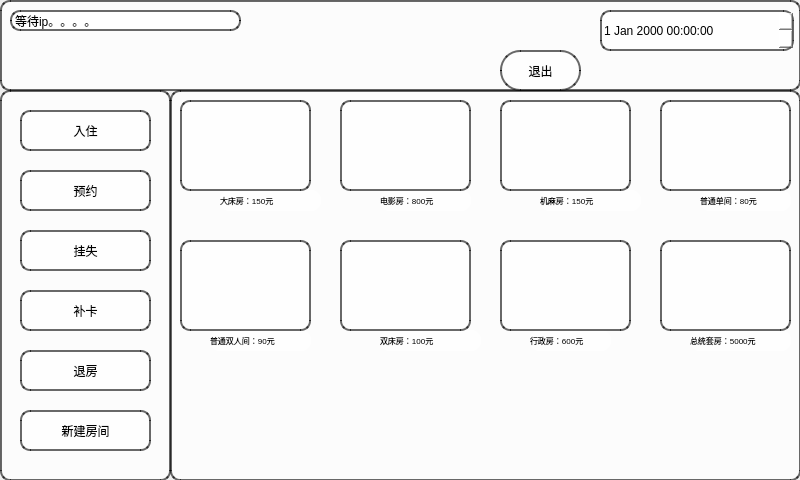
<?xml version="1.0" encoding="UTF-8"?>
<ui version="4.0">
 <class>MainWindow</class>
 <widget class="QMainWindow" name="MainWindow">
  <property name="geometry">
   <rect>
    <x>0</x>
    <y>0</y>
    <width>800</width>
    <height>480</height>
   </rect>
  </property>
  <property name="windowTitle">
   <string>MainWindow</string>
  </property>
  <widget class="QWidget" name="centralwidget">
   <widget class="QWidget" name="widget_5" native="true">
    <property name="geometry">
     <rect>
      <x>0</x>
      <y>0</y>
      <width>801</width>
      <height>481</height>
     </rect>
    </property>
    <widget class="QWidget" name="widget" native="true">
     <property name="geometry">
      <rect>
       <x>0</x>
       <y>0</y>
       <width>801</width>
       <height>91</height>
      </rect>
     </property>
     <property name="styleSheet">
      <string notr="true">border: 2px solid rgba(0, 0, 0, 150); /* 黑色边框，150为不透明度 */
    background-color: rgba(255, 255, 255, 200); /* 白色背景，200为不透明度 */
    border-radius: 10px; /* 圆角边框 */</string>
     </property>
     <widget class="QDateTimeEdit" name="dateTimeEdit">
      <property name="geometry">
       <rect>
        <x>600</x>
        <y>10</y>
        <width>194</width>
        <height>41</height>
       </rect>
      </property>
     </widget>
     <widget class="QPushButton" name="pushButton">
      <property name="geometry">
       <rect>
        <x>500</x>
        <y>50</y>
        <width>81</width>
        <height>41</height>
       </rect>
      </property>
      <property name="styleSheet">
       <string notr="true">border: 2px solid rgba(0, 0, 0, 150); /* 黑色边框，150为不透明度 */
    background-color: rgba(255, 255, 255, 200); /* 白色背景，200为不透明度 */
    border-radius: 20px; /* 圆角边框 */</string>
      </property>
      <property name="text">
       <string>退出</string>
      </property>
     </widget>
     <widget class="QLabel" name="ip_address">
      <property name="geometry">
       <rect>
        <x>10</x>
        <y>10</y>
        <width>231</width>
        <height>21</height>
       </rect>
      </property>
      <property name="text">
       <string>等待ip。。。。</string>
      </property>
     </widget>
    </widget>
    <widget class="QWidget" name="widget_2" native="true">
     <property name="geometry">
      <rect>
       <x>170</x>
       <y>90</y>
       <width>631</width>
       <height>391</height>
      </rect>
     </property>
     <property name="styleSheet">
      <string notr="true">border: 2px solid rgba(0, 0, 0, 150); /* 黑色边框，150为不透明度 */
    background-color: rgba(255, 255, 255, 200); /* 白色背景，200为不透明度 */
    border-radius: 10px; /* 圆角边框 */</string>
     </property>
     <widget class="QLabel" name="label">
      <property name="geometry">
       <rect>
        <x>50</x>
        <y>100</y>
        <width>101</width>
        <height>21</height>
       </rect>
      </property>
      <property name="font">
       <font>
        <pointsize>6</pointsize>
       </font>
      </property>
      <property name="styleSheet">
       <string notr="true">border: 0px solid rgba(0, 0, 0, 150); /* 黑色边框，150为不透明度 */
    background-color: rgba(255, 255, 255, 200); /* 白色背景，200为不透明度 */
    border-radius: 10px; /* 圆角边框 */</string>
      </property>
      <property name="text">
       <string>大床房：150元</string>
      </property>
     </widget>
     <widget class="QLabel" name="label_2">
      <property name="geometry">
       <rect>
        <x>10</x>
        <y>10</y>
        <width>131</width>
        <height>91</height>
       </rect>
      </property>
      <property name="text">
       <string>&lt;html&gt;&lt;head/&gt;&lt;body&gt;&lt;p&gt;&lt;img src=&quot;:/dcf.jpg&quot;/&gt;&lt;/p&gt;&lt;/body&gt;&lt;/html&gt;</string>
      </property>
      <property name="textInteractionFlags">
       <set>Qt::LinksAccessibleByKeyboard|Qt::LinksAccessibleByMouse|Qt::TextBrowserInteraction|Qt::TextEditable|Qt::TextEditorInteraction|Qt::TextSelectableByKeyboard|Qt::TextSelectableByMouse</set>
      </property>
     </widget>
     <widget class="QLabel" name="label_3">
      <property name="geometry">
       <rect>
        <x>210</x>
        <y>100</y>
        <width>91</width>
        <height>21</height>
       </rect>
      </property>
      <property name="font">
       <font>
        <pointsize>6</pointsize>
       </font>
      </property>
      <property name="styleSheet">
       <string notr="true">border: 0px solid rgba(0, 0, 0, 150); /* 黑色边框，150为不透明度 */
    background-color: rgba(255, 255, 255, 200); /* 白色背景，200为不透明度 */
    border-radius: 10px; /* 圆角边框 */</string>
      </property>
      <property name="text">
       <string>&lt;html&gt;&lt;head/&gt;&lt;body&gt;&lt;p&gt;电影房：800元&lt;/p&gt;&lt;/body&gt;&lt;/html&gt;</string>
      </property>
     </widget>
     <widget class="QLabel" name="label_4">
      <property name="geometry">
       <rect>
        <x>170</x>
        <y>10</y>
        <width>131</width>
        <height>91</height>
       </rect>
      </property>
      <property name="text">
       <string>&lt;html&gt;&lt;head/&gt;&lt;body&gt;&lt;p&gt;&lt;img src=&quot;:/dyf.jpg&quot;/&gt;&lt;/p&gt;&lt;/body&gt;&lt;/html&gt;</string>
      </property>
     </widget>
     <widget class="QLabel" name="label_5">
      <property name="geometry">
       <rect>
        <x>370</x>
        <y>100</y>
        <width>101</width>
        <height>21</height>
       </rect>
      </property>
      <property name="font">
       <font>
        <pointsize>6</pointsize>
       </font>
      </property>
      <property name="styleSheet">
       <string notr="true">border: 0px solid rgba(0, 0, 0, 150); /* 黑色边框，150为不透明度 */
    background-color: rgba(255, 255, 255, 200); /* 白色背景，200为不透明度 */
    border-radius: 10px; /* 圆角边框 */</string>
      </property>
      <property name="text">
       <string>机麻房：150元</string>
      </property>
     </widget>
     <widget class="QLabel" name="label_6">
      <property name="geometry">
       <rect>
        <x>330</x>
        <y>10</y>
        <width>131</width>
        <height>91</height>
       </rect>
      </property>
      <property name="text">
       <string>&lt;html&gt;&lt;head/&gt;&lt;body&gt;&lt;p&gt;&lt;img src=&quot;:/jmf.jpg&quot;/&gt;&lt;/p&gt;&lt;/body&gt;&lt;/html&gt;</string>
      </property>
     </widget>
     <widget class="QLabel" name="label_7">
      <property name="geometry">
       <rect>
        <x>530</x>
        <y>100</y>
        <width>91</width>
        <height>21</height>
       </rect>
      </property>
      <property name="font">
       <font>
        <pointsize>6</pointsize>
       </font>
      </property>
      <property name="styleSheet">
       <string notr="true">border: 0px solid rgba(0, 0, 0, 150); /* 黑色边框，150为不透明度 */
    background-color: rgba(255, 255, 255, 200); /* 白色背景，200为不透明度 */
    border-radius: 10px; /* 圆角边框 */</string>
      </property>
      <property name="text">
       <string>普通单间：80元</string>
      </property>
     </widget>
     <widget class="QLabel" name="label_8">
      <property name="geometry">
       <rect>
        <x>490</x>
        <y>10</y>
        <width>131</width>
        <height>91</height>
       </rect>
      </property>
      <property name="text">
       <string>&lt;html&gt;&lt;head/&gt;&lt;body&gt;&lt;p&gt;&lt;img src=&quot;:/pd.jpg&quot;/&gt;&lt;/p&gt;&lt;/body&gt;&lt;/html&gt;</string>
      </property>
     </widget>
     <widget class="QLabel" name="label_9">
      <property name="geometry">
       <rect>
        <x>40</x>
        <y>240</y>
        <width>101</width>
        <height>21</height>
       </rect>
      </property>
      <property name="font">
       <font>
        <pointsize>6</pointsize>
       </font>
      </property>
      <property name="styleSheet">
       <string notr="true">border: 0px solid rgba(0, 0, 0, 150); /* 黑色边框，150为不透明度 */
    background-color: rgba(255, 255, 255, 200); /* 白色背景，200为不透明度 */
    border-radius: 10px; /* 圆角边框 */</string>
      </property>
      <property name="text">
       <string>普通双人间：90元</string>
      </property>
     </widget>
     <widget class="QLabel" name="label_10">
      <property name="geometry">
       <rect>
        <x>10</x>
        <y>150</y>
        <width>131</width>
        <height>91</height>
       </rect>
      </property>
      <property name="text">
       <string>&lt;html&gt;&lt;head/&gt;&lt;body&gt;&lt;p&gt;&lt;img src=&quot;:/ps.jpg&quot;/&gt;&lt;/p&gt;&lt;/body&gt;&lt;/html&gt;</string>
      </property>
     </widget>
     <widget class="QLabel" name="label_11">
      <property name="geometry">
       <rect>
        <x>210</x>
        <y>240</y>
        <width>101</width>
        <height>21</height>
       </rect>
      </property>
      <property name="font">
       <font>
        <pointsize>6</pointsize>
       </font>
      </property>
      <property name="styleSheet">
       <string notr="true">border: 0px solid rgba(0, 0, 0, 150); /* 黑色边框，150为不透明度 */
    background-color: rgba(255, 255, 255, 200); /* 白色背景，200为不透明度 */
    border-radius: 10px; /* 圆角边框 */</string>
      </property>
      <property name="text">
       <string>双床房：100元</string>
      </property>
     </widget>
     <widget class="QLabel" name="label_12">
      <property name="geometry">
       <rect>
        <x>170</x>
        <y>150</y>
        <width>131</width>
        <height>91</height>
       </rect>
      </property>
      <property name="text">
       <string>&lt;html&gt;&lt;head/&gt;&lt;body&gt;&lt;p&gt;&lt;img src=&quot;:/scf.jpg&quot;/&gt;&lt;/p&gt;&lt;/body&gt;&lt;/html&gt;</string>
      </property>
     </widget>
     <widget class="QLabel" name="label_13">
      <property name="geometry">
       <rect>
        <x>360</x>
        <y>240</y>
        <width>81</width>
        <height>21</height>
       </rect>
      </property>
      <property name="font">
       <font>
        <pointsize>6</pointsize>
       </font>
      </property>
      <property name="styleSheet">
       <string notr="true">border: 0px solid rgba(0, 0, 0, 150); /* 黑色边框，150为不透明度 */
    background-color: rgba(255, 255, 255, 200); /* 白色背景，200为不透明度 */
    border-radius: 10px; /* 圆角边框 */</string>
      </property>
      <property name="text">
       <string>行政房：600元</string>
      </property>
     </widget>
     <widget class="QLabel" name="label_14">
      <property name="geometry">
       <rect>
        <x>330</x>
        <y>150</y>
        <width>131</width>
        <height>91</height>
       </rect>
      </property>
      <property name="text">
       <string>&lt;html&gt;&lt;head/&gt;&lt;body&gt;&lt;p&gt;&lt;img src=&quot;:/xzf.jpg&quot;/&gt;&lt;/p&gt;&lt;/body&gt;&lt;/html&gt;</string>
      </property>
     </widget>
     <widget class="QLabel" name="label_15">
      <property name="geometry">
       <rect>
        <x>520</x>
        <y>240</y>
        <width>101</width>
        <height>21</height>
       </rect>
      </property>
      <property name="font">
       <font>
        <pointsize>6</pointsize>
       </font>
      </property>
      <property name="styleSheet">
       <string notr="true">border: 0px solid rgba(0, 0, 0, 150); /* 黑色边框，150为不透明度 */
    background-color: rgba(255, 255, 255, 200); /* 白色背景，200为不透明度 */
    border-radius: 10px; /* 圆角边框 */</string>
      </property>
      <property name="text">
       <string>总统套房：5000元</string>
      </property>
     </widget>
     <widget class="QLabel" name="label_16">
      <property name="geometry">
       <rect>
        <x>490</x>
        <y>150</y>
        <width>131</width>
        <height>91</height>
       </rect>
      </property>
      <property name="text">
       <string>&lt;html&gt;&lt;head/&gt;&lt;body&gt;&lt;p&gt;&lt;img src=&quot;:/zttf.jpg&quot;/&gt;&lt;/p&gt;&lt;/body&gt;&lt;/html&gt;</string>
      </property>
     </widget>
     <widget class="QPushButton" name="available_bigroom">
      <property name="enabled">
       <bool>true</bool>
      </property>
      <property name="geometry">
       <rect>
        <x>10</x>
        <y>10</y>
        <width>131</width>
        <height>91</height>
       </rect>
      </property>
      <property name="styleSheet">
       <string notr="true">border: 0px solid rgba(0, 0, 0, 150); /* 黑色边框，150为不透明度 */
    background-color: rgba(255, 255, 255, 0); /* 白色背景，200为不透明度 */
    border-radius: 20px; /* 圆角边框 */</string>
      </property>
      <property name="text">
       <string/>
      </property>
     </widget>
     <widget class="QPushButton" name="available_tvroom">
      <property name="enabled">
       <bool>true</bool>
      </property>
      <property name="geometry">
       <rect>
        <x>170</x>
        <y>10</y>
        <width>131</width>
        <height>91</height>
       </rect>
      </property>
      <property name="styleSheet">
       <string notr="true">border: 0px solid rgba(0, 0, 0, 150); /* 黑色边框，150为不透明度 */
    background-color: rgba(255, 255, 255, 0); /* 白色背景，200为不透明度 */
    border-radius: 20px; /* 圆角边框 */</string>
      </property>
      <property name="text">
       <string/>
      </property>
     </widget>
     <widget class="QPushButton" name="available_jimafang">
      <property name="enabled">
       <bool>true</bool>
      </property>
      <property name="geometry">
       <rect>
        <x>330</x>
        <y>10</y>
        <width>131</width>
        <height>91</height>
       </rect>
      </property>
      <property name="styleSheet">
       <string notr="true">border: 0px solid rgba(0, 0, 0, 150); /* 黑色边框，150为不透明度 */
    background-color: rgba(255, 255, 255, 0); /* 白色背景，200为不透明度 */
    border-radius: 20px; /* 圆角边框 */</string>
      </property>
      <property name="text">
       <string/>
      </property>
     </widget>
     <widget class="QPushButton" name="available_one">
      <property name="enabled">
       <bool>true</bool>
      </property>
      <property name="geometry">
       <rect>
        <x>490</x>
        <y>10</y>
        <width>131</width>
        <height>91</height>
       </rect>
      </property>
      <property name="styleSheet">
       <string notr="true">border: 0px solid rgba(0, 0, 0, 150); /* 黑色边框，150为不透明度 */
    background-color: rgba(255, 255, 255, 0); /* 白色背景，200为不透明度 */
    border-radius: 20px; /* 圆角边框 */</string>
      </property>
      <property name="text">
       <string/>
      </property>
     </widget>
     <widget class="QPushButton" name="available_double">
      <property name="enabled">
       <bool>true</bool>
      </property>
      <property name="geometry">
       <rect>
        <x>10</x>
        <y>150</y>
        <width>131</width>
        <height>91</height>
       </rect>
      </property>
      <property name="styleSheet">
       <string notr="true">border: 0px solid rgba(0, 0, 0, 150); /* 黑色边框，150为不透明度 */
    background-color: rgba(255, 255, 255, 0); /* 白色背景，200为不透明度 */
    border-radius: 20px; /* 圆角边框 */</string>
      </property>
      <property name="text">
       <string/>
      </property>
     </widget>
     <widget class="QPushButton" name="available_rowbedroom">
      <property name="enabled">
       <bool>true</bool>
      </property>
      <property name="geometry">
       <rect>
        <x>170</x>
        <y>150</y>
        <width>131</width>
        <height>91</height>
       </rect>
      </property>
      <property name="styleSheet">
       <string notr="true">border: 0px solid rgba(0, 0, 0, 150); /* 黑色边框，150为不透明度 */
    background-color: rgba(255, 255, 255, 0); /* 白色背景，200为不透明度 */
    border-radius: 20px; /* 圆角边框 */</string>
      </property>
      <property name="text">
       <string/>
      </property>
     </widget>
     <widget class="QPushButton" name="available_xingzhengfang">
      <property name="enabled">
       <bool>true</bool>
      </property>
      <property name="geometry">
       <rect>
        <x>330</x>
        <y>150</y>
        <width>131</width>
        <height>91</height>
       </rect>
      </property>
      <property name="styleSheet">
       <string notr="true">border: 0px solid rgba(0, 0, 0, 150); /* 黑色边框，150为不透明度 */
    background-color: rgba(255, 255, 255, 0); /* 白色背景，200为不透明度 */
    border-radius: 20px; /* 圆角边框 */</string>
      </property>
      <property name="text">
       <string/>
      </property>
     </widget>
     <widget class="QPushButton" name="available_zongtongtaof">
      <property name="enabled">
       <bool>true</bool>
      </property>
      <property name="geometry">
       <rect>
        <x>490</x>
        <y>150</y>
        <width>131</width>
        <height>91</height>
       </rect>
      </property>
      <property name="styleSheet">
       <string notr="true">border: 0px solid rgba(0, 0, 0, 150); /* 黑色边框，150为不透明度 */
    background-color: rgba(255, 255, 255, 0); /* 白色背景，200为不透明度 */
    border-radius: 20px; /* 圆角边框 */</string>
      </property>
      <property name="text">
       <string/>
      </property>
     </widget>
    </widget>
    <widget class="QWidget" name="widget_3" native="true">
     <property name="geometry">
      <rect>
       <x>0</x>
       <y>90</y>
       <width>171</width>
       <height>391</height>
      </rect>
     </property>
     <property name="styleSheet">
      <string notr="true">border: 2px solid rgba(0, 0, 0, 150); /* 黑色边框，150为不透明度 */
    background-color: rgba(255, 255, 255, 200); /* 白色背景，200为不透明度 */
    border-radius: 10px; /* 圆角边框 */</string>
     </property>
     <widget class="QPushButton" name="pushButton_in">
      <property name="geometry">
       <rect>
        <x>20</x>
        <y>20</y>
        <width>131</width>
        <height>41</height>
       </rect>
      </property>
      <property name="text">
       <string>入住</string>
      </property>
     </widget>
     <widget class="QPushButton" name="pushButton_out">
      <property name="geometry">
       <rect>
        <x>20</x>
        <y>80</y>
        <width>131</width>
        <height>41</height>
       </rect>
      </property>
      <property name="text">
       <string>预约</string>
      </property>
     </widget>
     <widget class="QPushButton" name="pushButton_lost">
      <property name="geometry">
       <rect>
        <x>20</x>
        <y>140</y>
        <width>131</width>
        <height>41</height>
       </rect>
      </property>
      <property name="text">
       <string>挂失</string>
      </property>
     </widget>
     <widget class="QPushButton" name="pushButton_continue">
      <property name="geometry">
       <rect>
        <x>20</x>
        <y>200</y>
        <width>131</width>
        <height>41</height>
       </rect>
      </property>
      <property name="text">
       <string>补卡</string>
      </property>
     </widget>
     <widget class="QPushButton" name="pushButton_7">
      <property name="geometry">
       <rect>
        <x>20</x>
        <y>320</y>
        <width>131</width>
        <height>41</height>
       </rect>
      </property>
      <property name="text">
       <string>新建房间</string>
      </property>
     </widget>
     <widget class="QPushButton" name="pushButton_continue_2">
      <property name="geometry">
       <rect>
        <x>20</x>
        <y>260</y>
        <width>131</width>
        <height>41</height>
       </rect>
      </property>
      <property name="text">
       <string>退房</string>
      </property>
     </widget>
    </widget>
    <zorder>widget_2</zorder>
    <zorder>widget</zorder>
    <zorder>widget_3</zorder>
   </widget>
  </widget>
 </widget>
 <resources/>
 <connections/>
</ui>
